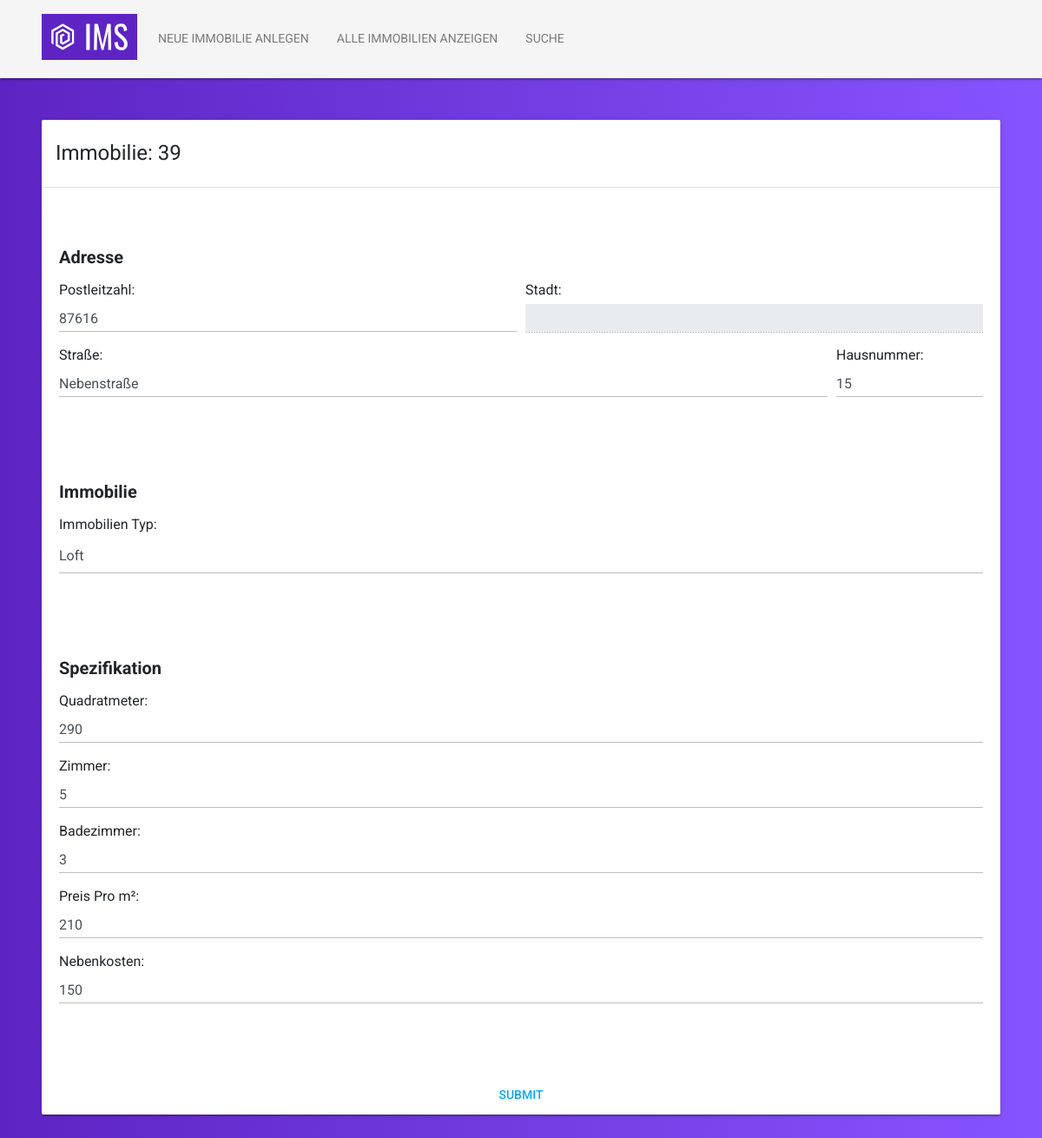
Page /sites/estate-detail.sites.php?id=39 (signed in) on the committed database.
### tables this page shows
CREATE TABLE IF NOT EXISTS `estates` (
  `EstateID` int(11) NOT NULL AUTO_INCREMENT,
  `Estate_TypeID` int(255) NOT NULL,
  `Estate_ParentID` int(255) NOT NULL,
  `AddressID` int(11) NOT NULL,
  `Estate_MetaID` int(11) NOT NULL,
  PRIMARY KEY (`EstateID`),
  KEY `Estates_fk0` (`Estate_TypeID`),
  KEY `Estates_fk1` (`Estate_ParentID`),
  KEY `Estates_fk2` (`AddressID`),
  KEY `Estates_fk3` (`Estate_MetaID`)
);

CREATE TABLE IF NOT EXISTS `addresses` (
  `AddressID` int(11) NOT NULL AUTO_INCREMENT,
  `ZipcodeID` int(11) NOT NULL,
  `Address_Street` varchar(255) NOT NULL,
  `Address_Street_Number` varchar(255) NOT NULL,
  `Address_Country_Code` varchar(255) NOT NULL,
  PRIMARY KEY (`AddressID`),
  KEY `Addresses_fk` (`ZipcodeID`)
);

CREATE TABLE IF NOT EXISTS `estate_meta` (
  `Estate_MetaID` int(11) NOT NULL AUTO_INCREMENT,
  `Estate_Meta_Surface_Size` varchar(255) NOT NULL,
  `Estate_Meta_Rooms_Count` int(255) NOT NULL,
  `Estate_Meta_Bathroom_Count` int(255) NOT NULL,
  `Estate_Meta_Price_Per_Squaremeters` decimal(10,0) NOT NULL,
  `Estate_Meta_Additional_Costs` decimal(10,0) NOT NULL,
  PRIMARY KEY (`Estate_MetaID`)
);

### methods/gets/get.estates.php (called while the page is built, shortened)
<?php
class buildEstateQuery
{
    function __construct()
    {
        $this->edit_user_fallback = 'Sie sind nicht berechtigt diesen Eintrag zu sehen!';
        $this->fallback = 'Unerwarteter Fehler';
    }
    private function db()
    {
        $servername = "bngwcgyjxquzsogdpgjv-mysql.services.clever-cloud.com";
        $username = "ubzcxi5aeywhopxg";
        $password = "GkgWQRKJzxDrFquEIQp6";
        $database = "bngwcgyjxquzsogdpgjv";
        return new mysqli($servername, $username, $password, $database);
    }
    public function edit($logged_in_user_id, $estate_request_id)
    {
        $connection = $this->db();
        $exist_query = "SELECT * FROM estates WHERE estates.estateID = $estate_request_id";
        $exist_query_result = mysqli_query($connection, $exist_query);
        $ownership_query = "SELECT LandlordID FROM estates_in_landlords WHERE EstateID = $estate_request_id";
        $ownership_query_result = mysqli_query($connection, $ownership_query);
        if ($ownership_query_result->num_rows > 0) {
            while ($ownership_row = $ownership_query_result
                ->fetch_assoc()
            ) {
                if ($ownership_row['LandlordID'] != $logged_in_user_id) {
                    return $this->edit_user_fallback;
                }
            }
        } else {
            return $this->fallback;
        }
        $mother_query =
            "SELECT *
            FROM estates
            JOIN addresses a on estates.AddressID = a.AddressID
            JOIN estate_meta em on estates.Estate_MetaID = em.Estate_MetaID
            WHERE estates.EstateID = $estate_request_id";
        $mother_query_result = mysqli_query($connection, $mother_query);
        return $mother_query_result;
    }
}

### methods/view/types.view.php (called while the page is built)
<?php
function TypeData() {
    $servername = "bngwcgyjxquzsogdpgjv-mysql.services.clever-cloud.com";
    $username = "ubzcxi5aeywhopxg";
    $password = "GkgWQRKJzxDrFquEIQp6";
    $database = "bngwcgyjxquzsogdpgjv";
    $connection = new mysqli($servername, $username, $password, $database);
    $sql = "SELECT * FROM estate_types";
    $result = mysqli_query($connection, $sql);
    if (mysqli_num_rows($result) > 0) {
        while($row = mysqli_fetch_assoc($result)) {
            $new_array[] = $row;
        }
    }
    return $new_array;
}

### sites/estate-detail.sites.php (the view, shortened to what this page needs)
<?php
include '../templates/header.template.php';
if (isset($_SESSION['loggedin']) && $_SESSION['loggedin'] == true) {
?>
    <body>
        <?php
        include '../templates/nav.template.php';
        ?>
        <?php
        include '../methods/gets/get.estates.php';
        $logged_in_user = $_SESSION['user_id'];
        $estate_entry_id = $_GET['id'];
        $edit = new buildEstateQuery();
        ?>
                <?php $q = $edit->edit($logged_in_user, $estate_entry_id);
                $r = $q->fetch_assoc();
                print_r($r);
                ?>
        <div class="container-fluid p-5">
            <div class="card shadow-lg">
                <div class="card-header ">
                    <h4 class="mt-2">Immobilie: <?php echo $r['EstateID'] ?></h4>
                </div>
                <div class="card-body">
                    <form id="ims_form" action="../methods/inserts/new.insert.php" method="post">
                        <h5 class="mt-5 font-weight-bold">Adresse</h5>
                        <div class="form-row mt-3">
                            <div class="col-6">
                                <label for="zipcode">Postleitzahl:</label>
                                <input value="<?php echo $r['ZipcodeID'] ?>" onKeyDown="limitText(this,5);" onKeyUp="limitText(this,5);" type="number" name="zipcode" type="text" class="form-control" id="zipcode">
                            </div>
                            <div class="col">
                                <label for="city">Stadt:</label>
                                <input disabled name="city" type="text" class="form-control" id="city">
                            </div>
                        </div>
                        <div class="form-row mt-3 pb-5">
                            <div class="col-10">
                                <label for="street">Straße:</label>
                                <input value="<?php echo $r['Address_Street'] ?>" name="street" type="text" class="form-control" id="street">
                            </div>
                            <div class="col">
                                <label for="street_number">Hausnummer:</label>
                                <input value="<?php echo $r['Address_Street_Number'] ?>" name="street_number" type="text" class="form-control" id="street_number">
                            </div>
                        </div>
                        <h5 class="mt-5 font-weight-bold">Immobilie</h5>
                        <div class="form-group mt-3 mb-3 pb-5">
                            <label for="estate_type">Immobilien Typ:</label>
                            <select name="estate_type" class="form-control" id="estate_type">
                                <?php
                                include '../methods/view/types.view.php';
                                $TypeDataArray = TypeData();
                                foreach ($TypeDataArray as $Type) {
                                    echo '<option class="type_select" value=' . $Type['Estate_TypeID'] . '>' . $Type['Estate_Type'] . '</option>';
                                }
                                ?>
                            </select>
                        </div>
                        <h5 class="mt-5 mb-3 font-weight-bold">Spezifikation</h5>
                        <div class="form-group">
                            <label class="w-100" for="surface_size">Quadratmeter:</label>
                            <input value="<?php echo $r['Estate_Meta_Surface_Size'] ?>" name="surface_size" class="form-control" type="text" />
                        </div>
                        <div class="form-group mt-3">
                            <label class="w-100" for="rooms_count">Zimmer:</label>
                            <input value="<?php echo $r['Estate_Meta_Rooms_Count'] ?>" name="rooms_count" class="form-control" type="text" />
                        </div>
                        <div class="form-group mt-3">
                            <label class="w-100" for="bathroom_count">Badezimmer:</label>
                            <input value="<?php echo $r['Estate_Meta_Bathroom_Count'] ?>" name="bathroom_count" class="form-control" type="text" />
                        </div>
                        <div class="form-group mt-3">
                            <label class="w-100" for="price_per_square_meter">Preis Pro m²:</label>
                            <input value="<?php echo $r['Estate_Meta_Price_Per_Squaremeters'] ?>" type="number" name="price_per_square_meter" class="form-control" type="text" />
                        </div>
                        <div class="form-group mt-3">
                            <label class="w-100" for="additional_cost">Nebenkosten:</label>
                            <input value="<?php echo $r['Estate_Meta_Additional_Costs'] ?>" name="additional_cost" class="form-control" type="text" />
                        </div>
                </div>
                <button type="submit" class="btn btn-info mt-5" name="submit">Submit</button>
            </div>
        </div>
    </body>
    </html>
<?php
} else {
    echo "Please log in first to see this page.";
}
?>

### templates/header.template.php (shortened to what this page needs)
<?php
echo '
<!DOCTYPE html>
<html lang="en">
<head>
    <meta charset="UTF-8">
    <meta name="viewport" content="width=device-width, initial-scale=1.0">
    <title>IMS</title>
    <script src="https://code.jquery.com/jquery-3.5.1.min.js"></script>
    <link rel="stylesheet" href="https://fonts.googleapis.com/css?family=Roboto:300,400,500,700|Material+Icons">
    <link rel="stylesheet" href="../frontend/bootstrap.min.css">
    <script src="https://unpkg.com/popper.js@1.12.6/dist/umd/popper.js"></script>
    <script src="https://unpkg.com/bootstrap-material-design@4.1.1/dist/js/bootstrap-material-design.js"></script>
    <link rel="stylesheet" href="../frontend/bootstrap.custom.css">
    <link rel="stylesheet" href="https://cdnjs.cloudflare.com/ajax/libs/bootstrap-slider/11.0.2/css/bootstrap-slider.min.css">
    <script src=" https://cdnjs.cloudflare.com/ajax/libs/bootstrap-slider/11.0.2/bootstrap-slider.min.js"></script>
    <script src="../scripts/base.js"></script>
    <script src="../scripts/frontend.js"></script>
</head>';

### templates/nav.template.php
<?php
echo '<nav class=" shadow p-3 navbar navbar-expand-lg navbar-light bg-light">
<a class="ml-2 navbar-brand" href="../sites/dashboard.sites.php">
  <img class="ml-4" src="../assets/logo.svg" alt="Logo" style="
  max-width: 110px">
</a>
<button class="navbar-toggler" type="button" data-toggle="collapse" data-target="#navbarNav" aria-controls="navbarNav" aria-expanded="false" aria-label="Toggle navigation">
  <span class="navbar-toggler-icon"></span>
</button>
<div class="collapse navbar-collapse" id="navbarColor01">
    <ul class="navbar-nav mr-auto">
      <li class="nav-item">
        <a class="nav-link font-weight-custom" href="../sites/form.sites.php">Neue Immobilie anlegen</a>
      </li>
       <li class="nav-item">
        <a class="ml-3 nav-link font-weight-custom" href="../sites/estate-overview.sites.php">Alle Immobilien anzeigen</a>
      </li>
      <li class="nav-item">
        <a class="ml-3 nav-link font-weight-custom" href="../sites/search.sites.php">Suche</a>
      </li>
    </ul>
  </div>
</nav>';

### rows in the picture
estates: EstateID "39", zipcode "87616", street "Nebenstraße", street_number "15", surface_size "290", rooms_count "5", bathroom_count "3", price_per_square_meter "210", additional_cost "150"

### other values in the picture
form field estate_type "Loft"
